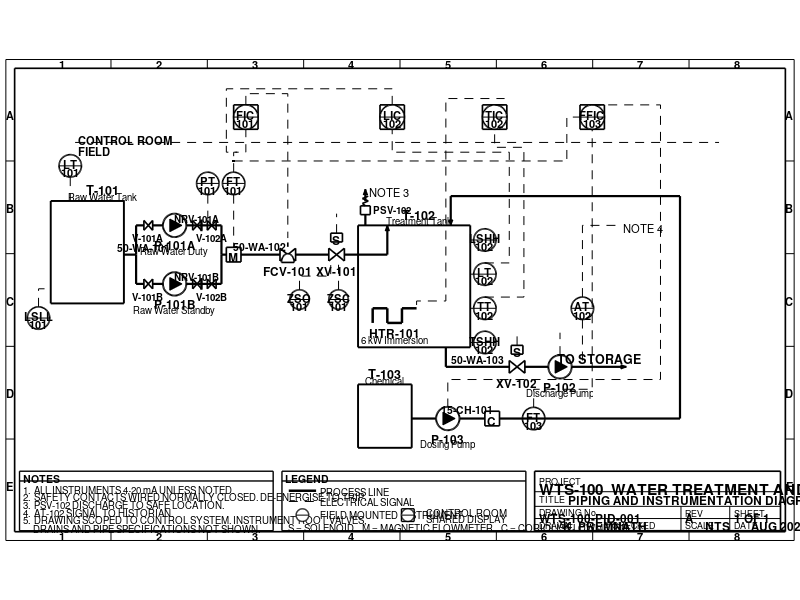
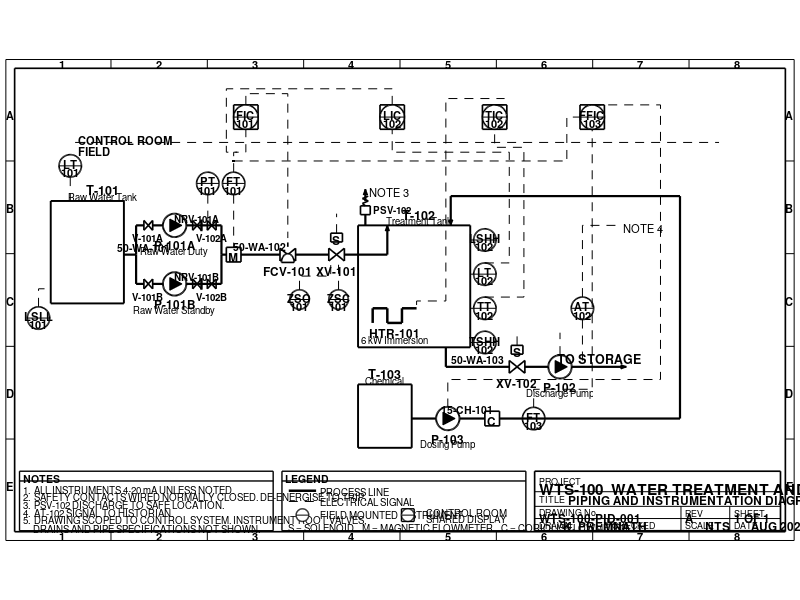

The MATLAB script that drew these images, in order:
function make_pid
% MAKE_PID  WTS-100 Piping and Instrumentation Diagram (ISA-5.1)
%
%   Draws the P&ID for the WTS-100 water treatment and transfer skid and
%   exports it as pid.png and pid.pdf beside this file.
%
%   Run:  make_pid
%
%   Coordinates below are given with y increasing DOWNWARD, which is how
%   drawings are dimensioned. yy() flips them for MATLAB axes.
%
%   K. Premnath, August 2026

W = 1640; H = 1010; OX = 34; OY = 52;

fig = figure('Color','w','Units','pixels','Position',[60 60 W H], ...
             'MenuBar','none','ToolBar','none','Name','WTS-100 P&ID');
ax  = axes(fig,'Position',[0 0 1 1]); %#ok<LAXES>
hold(ax,'on'); axis(ax,'equal'); axis(ax,'off');
xlim(ax,[0 W]); ylim(ax,[0 H]);
set(ax,'Clipping','off');

S.ax = ax; S.H = H; S.ox = OX; S.oy = OY;

%% ------------------------------------------------------------------ FRAME
rectangle(ax,'Position',[12 12 W-24 H-24],'EdgeColor','k','LineWidth',0.6);
rectangle(ax,'Position',[30 30 W-60 H-60],'EdgeColor','k','LineWidth',1.2);

cols = 8; rows = 5;
cw = (W-60)/cols; rh = (H-60)/rows;
for i = 1:cols
    cx = 30 + cw*(i-0.5);
    text(ax,cx,H-21,sprintf('%d',i),'HorizontalAlignment','center','FontSize',8,'FontWeight','bold');
    text(ax,cx,21,   sprintf('%d',i),'HorizontalAlignment','center','FontSize',8,'FontWeight','bold');
    if i > 1
        x = 30 + cw*(i-1);
        line(ax,[x x],[H-12 H-30],'Color','k','LineWidth',0.6);
        line(ax,[x x],[12 30],    'Color','k','LineWidth',0.6);
    end
end
for i = 1:rows
    cy = H - (30 + rh*(i-0.5));
    text(ax,21,   cy,char(64+i),'HorizontalAlignment','center','FontSize',8,'FontWeight','bold');
    text(ax,W-21, cy,char(64+i),'HorizontalAlignment','center','FontSize',8,'FontWeight','bold');
    if i > 1
        y = H - (30 + rh*(i-1));
        line(ax,[12 30],  [y y],'Color','k','LineWidth',0.6);
        line(ax,[W-30 W-12],[y y],'Color','k','LineWidth',0.6);
    end
end

%% ------------------------------------------------- CONTROL ROOM / FIELD
CY = 78;
bubbleS(S,470,CY,'FIC','101'); bubbleS(S,770,CY,'LIC','102');
bubbleS(S,980,CY,'TIC','102'); bubbleS(S,1180,CY,'FFIC','103');
sline(S,[120 CY+52; 1440 CY+52]);
txt(S,126,CY+46,'CONTROL ROOM','left',8,'bold');
txt(S,126,CY+68,'FIELD','left',8,'bold');

%% ------------------------------------------------------------ T-101 AREA
vessel(S,70,250,150,210,'T-101','Raw Water Tank',178);
bubble(S,110,178,'LT','101',23);  sline(S,[110 201; 110 250]);
bubble(S,45,490,'LSLL','101',23); sline(S,[45 467; 45 430; 70 430]);

pline(S,[220 360; 245 360],false);
pline(S,[245 360; 245 300; 300 300],false);
pline(S,[245 360; 245 420; 300 420],false);
hvalve(S,270,300,'V-101A'); hvalve(S,270,420,'V-101B');
pump(S,324,300,'P-101A','Raw Water Duty');
pump(S,324,420,'P-101B','Raw Water Standby');
checkv(S,370,300,'NRV-101A'); checkv(S,370,420,'NRV-101B');
hvalve(S,400,300,'V-102A');   hvalve(S,400,420,'V-102B');
pline(S,[348 300; 420 300; 420 360],false);
pline(S,[348 420; 420 420; 420 360],false);
pline(S,[420 360; 430 360],false);
bubble(S,392,214,'PT','101',23); sline(S,[392 237; 392 300]);

%% --------------------------------------------------- FLOW ELEMENT, VALVES
sqbox(S,430,345,30,30,'M');
bubble(S,445,214,'FT','101',23); sline(S,[445 237; 445 345]);
pline(S,[460 360; 540 360],false);
ctrlvalve(S,556,360,'FCV-101');
pline(S,[572 360; 640 360],false);
hvalveL(S,656,360,'XV-101');
sqbox(S,644,316,24,18,'S');
sline(S,[656 316; 656 276]);
bubble(S,580,452,'ZSO','101',20); sline(S,[580 432; 580 404; 644 404; 644 374]);
bubble(S,660,452,'ZSC','101',20); sline(S,[660 432; 660 374]);
pline(S,[672 360; 760 360; 760 300],true);

%% ------------------------------------------------------------ T-102 AREA
vessel(S,700,300,230,250,'T-102','Treatment Tank',825);
heater(S);
tags = {'LSHH','102';'LT','102';'TT','102';'TSHH','102'};
ys   = [330 400 470 540];
for k = 1:4
    bubble(S,960,ys(k),tags{k,1},tags{k,2},23);
    sline(S,[937 ys(k); 930 ys(k)]);
end
pline(S,[715 300; 715 278],false);
relief(S,715,268,'PSV-102');
pline(S,[715 250; 715 226],true);
txt(S,723,230,'NOTE 3','left',8,'normal');

%% -------------------------------------------------------------- DOSING
vessel(S,700,626,110,130,'T-103','Chemical',755);
pline(S,[810 696; 860 696],false);
pump(S,884,696,'P-103','Dosing Pump');
pline(S,[908 696; 960 696],false);
sqbox(S,960,681,30,30,'C');
bubble(S,1060,696,'FT','103',23); sline(S,[1037 696; 990 696]);
pline(S,[990 696; 1360 696; 1360 240; 890 240; 890 300],true);

%% ------------------------------------------------------------ DISCHARGE
pline(S,[880 550; 880 590; 1010 590],false);
hvalveL(S,1026,590,'XV-102');
sqbox(S,1014,546,24,18,'S');
sline(S,[1026 546; 1026 520]);
pline(S,[1042 590; 1090 590],false);
pump(S,1114,590,'P-102','Discharge Pump');
sline(S,[1114 566; 1114 520]);
pline(S,[1138 590; 1250 590],true);
txt(S,1196,572,'TO STORAGE','center',9,'bold');
bubble(S,1160,470,'AT','102',23); sline(S,[1160 493; 1160 590]);

%% --------------------------------------------------------- SIGNAL WIRING
sline(S,[445 191; 445 150; 470 150; 470 103]);
sline(S,[470 53; 470 30; 556 30; 556 326]);
sline(S,[960 377; 1010 377; 1010 150; 770 150; 770 103]);
sline(S,[770 53; 770 20; 430 20; 430 150; 452 150]);
sline(S,[960 447; 1040 447; 1040 140; 980 140; 980 103]);
sline(S,[980 53; 1000 53; 1000 40; 880 40; 880 455; 820 455; 820 470]);
sline(S,[1060 673; 1060 636; 1180 636; 1180 103]);
sline(S,[1180 53; 1320 53; 1320 616; 884 616; 884 672]);
sline(S,[1160 447; 1160 300; 1236 300]);
txt(S,1244,304,'NOTE 4','left',8,'normal');
sline(S,[445 168; 1128 168; 1128 78; 1155 78]);
plot(S.ax,445+OX,yy(S,168),'k.','MarkerSize',7);

%% ------------------------------------------------------------ LINE NUMBERS
txt(S,262,344,'50-WA-101','center',7.5,'bold');
txt(S,500,343,'50-WA-102','center',7.5,'bold');
txt(S,945,573,'50-WA-103','center',7.5,'bold');
txt(S,925,677,'15-CH-101','center',7.5,'bold');

%% ------------------------------------------------------------ NOTES BOX
nx = 40; ny = 856; nw = 520; nh = 122;
rectangle(ax,'Position',[nx H-ny-nh nw nh],'EdgeColor','k','LineWidth',1);
line(ax,[nx nx+nw],[H-ny-20 H-ny-20],'Color','k','LineWidth',1);
text(ax,nx+8,H-ny-14,'NOTES','FontSize',7.5,'FontWeight','bold','HorizontalAlignment','left');
notes = { '1.  ALL INSTRUMENTS 4-20 mA UNLESS NOTED.', ...
          '2.  SAFETY CONTACTS WIRED NORMALLY CLOSED. DE-ENERGISE TO TRIP.', ...
          '3.  PSV-102 DISCHARGE TO SAFE LOCATION.', ...
          '4.  AT-102 SIGNAL TO HISTORIAN.', ...
          '5.  DRAWING SCOPED TO CONTROL SYSTEM. INSTRUMENT ROOT VALVES,', ...
          '     DRAINS AND PIPE SPECIFICATIONS NOT SHOWN.' };
for k = 1:numel(notes)
    text(ax,nx+8,H-ny-36-(k-1)*16,notes{k},'FontSize',7,'HorizontalAlignment','left');
end

%% ------------------------------------------------------------ LEGEND BOX
lx = 578; nw2 = 500;
rectangle(ax,'Position',[lx H-ny-nh nw2 nh],'EdgeColor','k','LineWidth',1);
line(ax,[lx lx+nw2],[H-ny-20 H-ny-20],'Color','k','LineWidth',1);
text(ax,lx+8,H-ny-14,'LEGEND','FontSize',7.5,'FontWeight','bold','HorizontalAlignment','left');
line(ax,[lx+14 lx+70],[H-ny-40 H-ny-40],'Color','k','LineWidth',1.8);
text(ax,lx+80,H-ny-40,'PROCESS LINE','FontSize',7,'HorizontalAlignment','left');
line(ax,[lx+14 lx+70],[H-ny-62 H-ny-62],'Color','k','LineWidth',0.7,'LineStyle','--');
text(ax,lx+80,H-ny-62,'ELECTRICAL SIGNAL','FontSize',7,'HorizontalAlignment','left');
rectangle(ax,'Position',[lx+29 H-ny-103 26 26],'Curvature',[1 1],'EdgeColor','k','FaceColor','w','LineWidth',1);
line(ax,[lx+29 lx+55],[H-ny-90 H-ny-90],'Color','k','LineWidth',0.7);
text(ax,lx+80,H-ny-88,'FIELD MOUNTED INSTRUMENT','FontSize',7,'HorizontalAlignment','left');
rectangle(ax,'Position',[lx+245 H-ny-103 26 26],'EdgeColor','k','FaceColor','w','LineWidth',1);
rectangle(ax,'Position',[lx+245 H-ny-103 26 26],'Curvature',[1 1],'EdgeColor','k','FaceColor','w','LineWidth',1);
line(ax,[lx+245 lx+271],[H-ny-90 H-ny-90],'Color','k','LineWidth',0.7);
text(ax,lx+296,H-ny-84,'CONTROL ROOM','FontSize',7,'HorizontalAlignment','left');
text(ax,lx+296,H-ny-96,'SHARED DISPLAY','FontSize',7,'HorizontalAlignment','left');
text(ax,lx+14,H-ny-116,'S = SOLENOID    M = MAGNETIC FLOWMETER    C = CORIOLIS FLOWMETER', ...
     'FontSize',7,'HorizontalAlignment','left');

%% -------------------------------------------------------- TITLE BLOCK
tx = 1096; tw = 504;
rectangle(ax,'Position',[tx H-ny-nh tw nh],'EdgeColor','k','LineWidth',1.2);
for yy_ = [42 72 97]
    line(ax,[tx tx+tw],[H-ny-yy_ H-ny-yy_],'Color','k','LineWidth',0.7);
end
line(ax,[tx+300 tx+300],[H-ny-72 H-ny-nh],'Color','k','LineWidth',0.7);
line(ax,[tx+400 tx+400],[H-ny-72 H-ny-nh],'Color','k','LineWidth',0.7);
line(ax,[tx+150 tx+150],[H-ny-97 H-ny-nh],'Color','k','LineWidth',0.7);
tb(ax,tx+10, H-ny-20, 'PROJECT',6.5,'normal');
tb(ax,tx+10, H-ny-36, 'WTS-100  WATER TREATMENT AND TRANSFER SKID',11,'bold');
tb(ax,tx+10, H-ny-56, 'TITLE',6.5,'normal');
tb(ax,tx+70, H-ny-57, 'PIPING AND INSTRUMENTATION DIAGRAM',8.5,'bold');
tb(ax,tx+10, H-ny-84, 'DRAWING No',6.5,'normal');
tb(ax,tx+10, H-ny-94, 'WTS-100-PID-001',8.5,'bold');
tb(ax,tx+310,H-ny-84, 'REV',6.5,'normal');    tb(ax,tx+310,H-ny-94,'A',8.5,'bold');
tb(ax,tx+410,H-ny-84, 'SHEET',6.5,'normal');  tb(ax,tx+410,H-ny-94,'1 OF 1',8.5,'bold');
tb(ax,tx+10, H-ny-110,'DRAWN',6.5,'normal');  tb(ax,tx+60, H-ny-111,'K. PREMNATH',8.5,'bold');
tb(ax,tx+160,H-ny-110,'CHECKED',6.5,'normal');
tb(ax,tx+310,H-ny-110,'SCALE',6.5,'normal');  tb(ax,tx+350,H-ny-111,'NTS',8.5,'bold');
tb(ax,tx+410,H-ny-110,'DATE',6.5,'normal');   tb(ax,tx+445,H-ny-111,'AUG 2026',8.5,'bold');

%% ------------------------------------------------------------- EXPORT
here = fileparts(mfilename('fullpath'));
exportgraphics(ax, fullfile(here,'pid.png'), 'Resolution', 150);
exportgraphics(ax, fullfile(here,'pid.pdf'), 'ContentType','vector');
fprintf('wrote pid.png and pid.pdf\n');
end

%% ===================================================== helper functions
function v = yy(S,y),  v = S.H - (y + S.oy); end
function v = xx(S,x),  v = x + S.ox;         end

function txt(S,x,y,str,align,fs,wt)
    text(S.ax,xx(S,x),yy(S,y),str,'HorizontalAlignment',align, ...
         'FontSize',fs,'FontWeight',wt,'Interpreter','none');
end

function tb(ax,x,y,str,fs,wt)
    text(ax,x,y,str,'HorizontalAlignment','left','FontSize',fs, ...
         'FontWeight',wt,'Interpreter','none');
end

function pline(S,pts,arrowEnd)
    X = xx(S,pts(:,1)); Y = yy(S,pts(:,2));
    line(S.ax,X,Y,'Color','k','LineWidth',1.6);
    if nargin>2 && arrowEnd, arrowhead(S,pts(end-1,:),pts(end,:)); end
end

function sline(S,pts)
    X = xx(S,pts(:,1)); Y = yy(S,pts(:,2));
    line(S.ax,X,Y,'Color','k','LineWidth',0.7,'LineStyle','--');
end

function arrowhead(S,p1,p2)
    d = p2 - p1; n = norm(d); if n==0, return; end
    u = d/n; p = [-u(2) u(1)]; L = 11; Wd = 4.5;
    tip = p2; b = p2 - u*L;
    X = [tip(1) b(1)+p(1)*Wd b(1)-p(1)*Wd];
    Y = [tip(2) b(2)+p(2)*Wd b(2)-p(2)*Wd];
    patch(S.ax,'XData',xx(S,X),'YData',yy(S,Y),'FaceColor','k','EdgeColor','k');
end

function vessel(S,x,y,w,h,tag,name,lx)
    rectangle(S.ax,'Position',[xx(S,x) yy(S,y+h) w h],'EdgeColor','k','LineWidth',1.4);
    txt(S,lx,y-24,tag,'center',9,'bold');
    txt(S,lx,y-10,name,'center',7,'normal');
end

function bubble(S,cx,cy,top,bot,r)
    rectangle(S.ax,'Position',[xx(S,cx)-r yy(S,cy)-r 2*r 2*r],'Curvature',[1 1], ...
              'EdgeColor','k','FaceColor','w','LineWidth',1.2);
    line(S.ax,[xx(S,cx)-r xx(S,cx)+r],[yy(S,cy) yy(S,cy)],'Color','k','LineWidth',0.7);
    txt(S,cx,cy-5,top,'center',8,'bold');
    txt(S,cx,cy+13,bot,'center',8,'bold');
end

function bubbleS(S,cx,cy,top,bot)
    r = 25;
    rectangle(S.ax,'Position',[xx(S,cx)-r yy(S,cy)-r 2*r 2*r],'EdgeColor','k','FaceColor','w','LineWidth',1.2);
    bubble(S,cx,cy,top,bot,r);
end

function pump(S,cx,cy,tag,name)
    r = 24;
    rectangle(S.ax,'Position',[xx(S,cx)-r yy(S,cy)-r 2*r 2*r],'Curvature',[1 1], ...
              'EdgeColor','k','FaceColor','w','LineWidth',1.4);
    X = [cx-10 cx-10 cx+15]; Y = [cy-13 cy+13 cy];
    patch(S.ax,'XData',xx(S,X),'YData',yy(S,Y),'FaceColor','k','EdgeColor','k');
    txt(S,cx,cy+40,tag,'center',8.5,'bold');
    txt(S,cx,cy+53,name,'center',7,'normal');
end

function bowtie(S,cx,cy,hw,hh)
    X = [cx-hw cx-hw cx+hw cx+hw]; Y = [cy-hh cy+hh cy-hh cy+hh];
    patch(S.ax,'XData',xx(S,X),'YData',yy(S,Y),'FaceColor','w','EdgeColor','k','LineWidth',1.2);
end

function hvalve(S,cx,cy,tag)
    bowtie(S,cx,cy,9,10);  txt(S,cx,cy+24,tag,'center',7,'bold');
end

function hvalveL(S,cx,cy,tag)
    bowtie(S,cx,cy,16,13); txt(S,cx,cy+32,tag,'center',8.5,'bold');
end

function ctrlvalve(S,cx,cy,tag)
    bowtie(S,cx,cy,16,13);
    th = linspace(pi,0,24); ax_ = xx(S,cx)+13*cos(th); ay = yy(S,cy+16)+18*sin(th);
    patch(S.ax,'XData',ax_,'YData',ay,'FaceColor','w','EdgeColor','k','LineWidth',1.2);
    line(S.ax,[xx(S,cx) xx(S,cx)],[yy(S,cy-16) yy(S,cy-25)],'Color','k','LineWidth',1.2);
    txt(S,cx,cy+32,tag,'center',8.5,'bold');
end

function checkv(S,cx,cy,tag)
    bowtie(S,cx,cy,9,10);
    line(S.ax,[xx(S,cx+9) xx(S,cx+9)],[yy(S,cy-12) yy(S,cy+12)],'Color','k','LineWidth',1.6);
    txt(S,cx,cy-16,tag,'center',7,'bold');
end

function relief(S,cx,cy,tag)
    X = [cx-10 cx+10 cx+10 cx-10]; Y = [cy+10 cy+10 cy-8 cy-8];
    patch(S.ax,'XData',xx(S,X),'YData',yy(S,Y),'FaceColor','w','EdgeColor','k','LineWidth',1.2);
    zx = cx + [0 -6 6 -6 6]; zy = cy + [-8 -13 -18 -23 -28];
    line(S.ax,xx(S,zx),yy(S,zy),'Color','k','LineWidth',1.2);
    txt(S,cx+16,cy-2,tag,'left',7,'bold');
end

function sqbox(S,x,y,w,h,label)
    rectangle(S.ax,'Position',[xx(S,x) yy(S,y+h) w h],'EdgeColor','k','FaceColor','w','LineWidth',1.2);
    txt(S,x+w/2,y+h/2+4,label,'center',8.5,'bold');
end

function heater(S)
    hx = [730 730 760 760 790 790 820];
    hy = [500 470 470 500 500 470 470];
    line(S.ax,xx(S,hx),yy(S,hy),'Color','k','LineWidth',1.8);
    txt(S,775,520,'HTR-101','center',8.5,'bold');
    txt(S,775,533,'6 kW Immersion','center',7,'normal');
end
